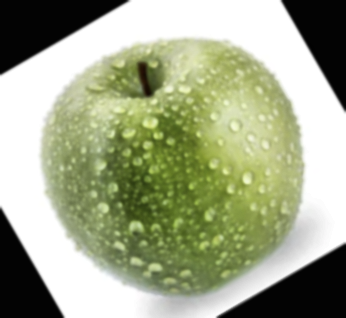
#> input picture DATASET/preprocessed/normal/fresh/freshapples/imagem11.png, 346 x 318 px; its folder holds only this picture in this run
$ jupyter execute --allow-errors 02_SEGMENTACAO.ipynb
#> lines starting #> are read from the running program, lines starting #| are printed output that depends on the picture; after the words box and inside, x2 and y2 are one past the last pixel; in counts of white or black regions, pixels touching at a corner belong together
## Etapa 3: Segmentação

[cell 1]
import cv2
import matplotlib.pyplot as plt
import numpy as np
import os

def carregar_imagem_bgr(caminho):
    with open(caminho, 'rb') as f:
        dados = np.frombuffer(f.read(), np.uint8)
    img = cv2.imdecode(dados, cv2.IMREAD_COLOR)
#> img is the input picture: shape (318, 346, 3); mean B, G, R 138.5, 167.9, 161.2
    return img

pasta = r"E:\VISÃO COMPUTACIONAL\Projeto Final\DATASET\preprocessed\normal\fresh\freshapples"
arquivos = os.listdir(pasta)
caminho_teste = os.path.join(pasta, arquivos[0])
print("Caminho:", caminho_teste)

img = carregar_imagem_bgr(caminho_teste)
if img is None:
    print("Ainda não foi possível carregar. Verifique se o arquivo não está corrompido.")
else:
    print("Imagem carregada com sucesso! Shape:", img.shape)
#| Imagem carregada com sucesso! Shape: (318, 346, 3)
    hsv = cv2.cvtColor(img, cv2.COLOR_BGR2HSV)
#> hsv: shape (318, 346, 3); mean H, S, V 20.6, 49.8, 167.9
    s = hsv[:, :, 1]
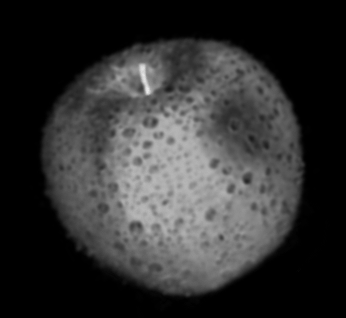
#> s: shape (318, 346); min 0, max 234, mean 49.8

    plt.imshow(s, cmap='gray')
    plt.title('Canal S (Saturação)')
    plt.axis('off')
    plt.show()

[cell 2]
valor_limiar = 127
_, mascara = cv2.threshold(s, valor_limiar, 255, cv2.THRESH_BINARY)
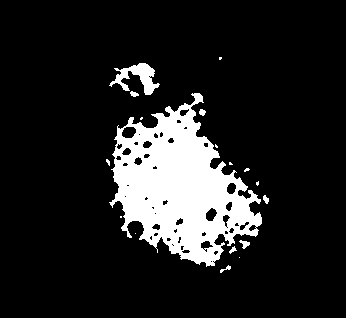
#> mascara: shape (318, 346); 13.4% white; 18 white regions (10 under 20 px), largest, box (x1, y1, x2, y2) and area: (109, 93, 262, 267) 13792, (109, 63, 160, 95) 677, (239, 240, 250, 249) 51

kernel = cv2.getStructuringElement(cv2.MORPH_ELLIPSE, (5, 5))

mascara = cv2.morphologyEx(mascara, cv2.MORPH_CLOSE, kernel)
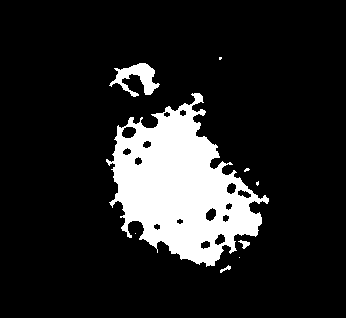
#> mascara: shape (318, 346); 14.1% white; 9 white regions (5 under 20 px), largest, box (x1, y1, x2, y2) and area: (106, 93, 269, 267) 14610, (109, 63, 160, 97) 756, (238, 240, 250, 249) 52, (220, 265, 231, 273) 35

mascara = cv2.morphologyEx(mascara, cv2.MORPH_OPEN, kernel)
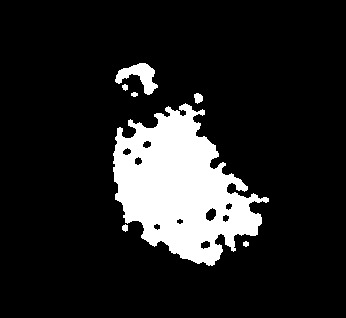
#> mascara: shape (318, 346); 13.6% white; 7 white regions, largest, box (x1, y1, x2, y2) and area: (113, 103, 269, 266) 14161, (115, 63, 158, 95) 625, (194, 93, 203, 104) 73

plt.figure(figsize=(6,6))
plt.imshow(mascara, cmap='gray')
plt.title('Máscara Método 1 após limiar + morfologia')
plt.axis('off')
plt.show()

[cell 3]
b, g, r = cv2.split(img)
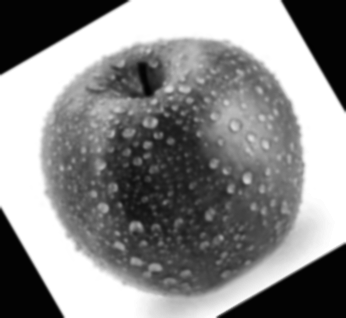
#> b: shape (318, 346); min 2, max 255, mean 138.5
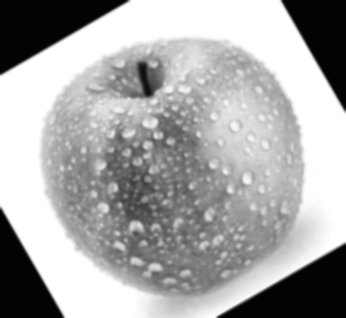
#> g: shape (318, 346); min 2, max 255, mean 167.9
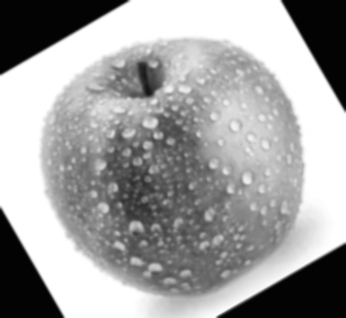
#> r: shape (318, 346); min 2, max 255, mean 161.2

diff = cv2.subtract(r, b)
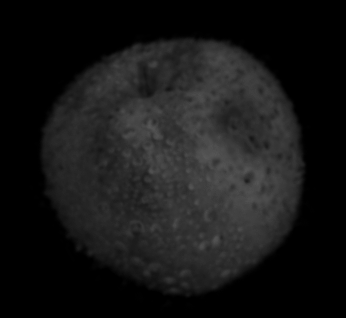
#> diff: shape (318, 346); min 0, max 87, mean 22.7

_, mascara2 = cv2.threshold(diff, 0, 255, cv2.THRESH_BINARY + cv2.THRESH_OTSU)
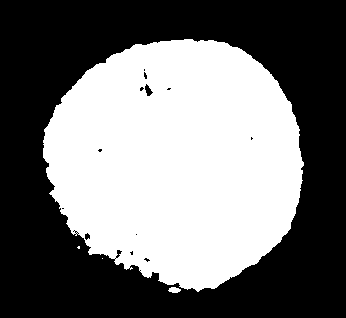
#> mascara2: shape (318, 346); 45.5% white; 4 white regions (2 under 20 px), largest, box (x1, y1, x2, y2) and area: (43, 39, 304, 292) 49968, (168, 287, 181, 293) 57

kernel = cv2.getStructuringElement(cv2.MORPH_ELLIPSE, (5, 5))
mascara2 = cv2.morphologyEx(mascara2, cv2.MORPH_CLOSE, kernel)
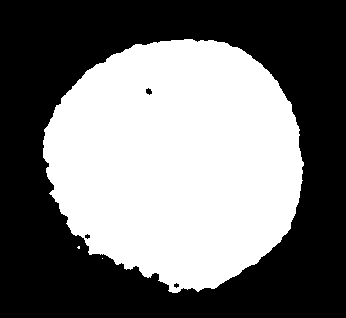
#> mascara2: shape (318, 346); 45.7% white; 3 white regions (2 under 20 px), largest, box (x1, y1, x2, y2) and area: (43, 39, 304, 293) 50237
mascara2 = cv2.morphologyEx(mascara2, cv2.MORPH_OPEN, kernel)
#> mascara2: shape (318, 346); 45.6% white; 1 white region, box (x1, y1, x2, y2) and area: (43, 39, 304, 293) 50202

plt.figure(figsize=(6,6))
plt.imshow(mascara2, cmap='gray')
plt.title('Máscara Método 2 (R - B)')
plt.axis('off')
plt.show()

$ run again, on DATASET/preprocessed/normal/fresh/freshapples/imagem120.png
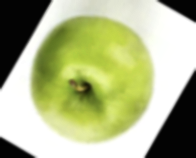
#> input picture DATASET/preprocessed/normal/fresh/freshapples/imagem120.png, 196 x 158 px
#> in carregar_imagem_bgr, img is the input picture: shape (158, 196, 3); mean B, G, R 137.3, 182.3, 175.3
#| Imagem carregada com sucesso! Shape: (158, 196, 3)
#> hsv: shape (158, 196, 3); mean H, S, V 20.7, 60.1, 182.3
#> `_, mascara = cv2.threshold(s, valor_limiar, 255, cv2.THRESH_BINARY)`:
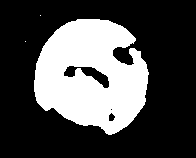
#> mascara: shape (158, 196); 30.1% white; 3 white regions (2 under 20 px), largest, box (x1, y1, x2, y2) and area: (34, 19, 149, 135) 9325
#> `_, mascara2 = cv2.threshold(diff, 0, 255, cv2.THRESH_BINARY + cv2.THRE..`:
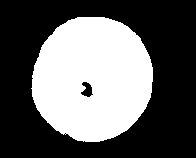
#> mascara2: shape (158, 196); 38.3% white; 1 white region, box (x1, y1, x2, y2) and area: (31, 17, 153, 142) 11858
